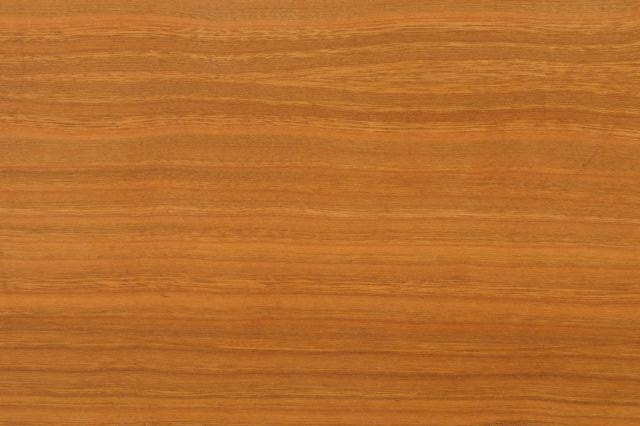
#> input picture bois-2.ppm, 640 x 426 px
$ python main.py
#> lines starting #> are read from the running program, lines starting #| are printed output that depends on the picture
### fltk.py
import subprocess
import sys
import tkinter as tk
from collections import deque
from functools import wraps
from os import system
from pathlib import Path
from time import sleep, time
from tkinter import PhotoImage
from tkinter.font import Font
from typing import (
    TYPE_CHECKING,
    Any,
    Callable,
    Deque,
    Dict,
    List,
    Optional,
    Set,
    Tuple,
    TypeVar,
    Union,
)


try:
    # noinspection PyUnresolvedReferences
    from PIL import Image, ImageTk

    print("Bibliothèque PIL chargée.", file=sys.stderr)
    PIL_AVAILABLE = True
except ImportError as e:
    PIL_AVAILABLE = False

if TYPE_CHECKING:
    from typing_extensions import Literal

    Anchor = Literal["nw", "n", "ne", "w", "center", "e", "sw", "s", "se"]
    TkEvent = tk.Event[tk.BaseWidget]
else:
    Anchor = str
    TkEvent = tk.Event
FltkEvent = Tuple[str, Optional[TkEvent]]

__all__ = [
    # gestion de fenêtre
    "cree_fenetre",
    "ferme_fenetre",
    "redimensionne_fenetre",
    "mise_a_jour",
    # dessin
    "ligne",
    "fleche",
    "polygone",
    "rectangle",
    "cercle",
    "arc",
    "point",
    "image",
    "texte",
    "taille_texte",
    # effacer
    "efface_tout",
    "efface",
    # utilitaires
    "attente",
    "capture_ecran",
    "touche_pressee",
    "abscisse_souris",
    "ordonnee_souris",
    "hauteur_fenetre",
    "largeur_fenetre",
    # événements
    "donne_ev",
    "attend_ev",
    "attend_clic_gauche",
    "attend_fermeture",
    "type_ev",
    "abscisse",
    "ordonnee",
    "touche",
]


class CustomCanvas:
    """
    Classe qui encapsule tous les objets tkinter nécessaires à la création
    d'un canevas.
    """

    _on_osx = sys.platform.startswith("darwin")

    _ev_mapping = {
        "ClicGauche": "<Button-1>",
        "ClicMilieu": "<Button-2>",
        "ClicDroit": "<Button-2>" if _on_osx else "<Button-3>",
        "Deplacement": "<Motion>",
        "Touche": "<Key>",
        "Redimension": "<Configure>",
    }

    _default_ev = ["ClicGauche", "ClicDroit", "Touche"]

    def __init__(
            self,
            width: int,
            height: int,
            refresh_rate: int = 100,
            events: Optional[List[str]] = None,
            resizing: bool = False,
    ) -> None:
        # width and height of the canvas
        self.width = width
        self.height = height
        self.interval = 1 / refresh_rate

        # root Tk object
        self.root = tk.Tk()

        # canvas attached to the root object
        self.canvas = tk.Canvas(
            self.root, width=width, height=height, highlightthickness=0
        )

        # adding the canvas to the root window and giving it focus
        self.canvas.pack(fill=tk.BOTH, expand=tk.YES)
        self.root.resizable(width=resizing, height=resizing)
        self.canvas.focus_set()
        self.first_resize = True

        # binding events
        self.ev_queue: Deque[FltkEvent] = deque()
        self.pressed_keys: Set[str] = set()
        self.events = CustomCanvas._default_ev if events is None else events
        self.bind_events()

        # update for the first time
        self.last_update = time()
        self.root.update()

        if CustomCanvas._on_osx:
            system(
                """/usr/bin/osascript -e 'tell app "Finder" \
                   to set frontmost of process "Python" to true' """
            )

    def update(self) -> None:
        t = time()
        self.root.update()
        sleep(max(0.0, self.interval - (t - self.last_update)))
        self.last_update = time()

    def resize(self, width: int, height: int) -> None:
        self.root.geometry(f"{int(width)}x{int(height)}")

    def bind_events(self) -> None:
        self.root.protocol("WM_DELETE_WINDOW", self.event_quit)
        self.canvas.bind("<Configure>", self.event_resize)
        self.canvas.bind("<KeyPress>", self.register_key)
        self.canvas.bind("<KeyRelease>", self.release_key)
        for name in self.events:
            self.bind_event(name)

    # noinspection PyUnresolvedReferences
    def register_key(self, ev: TkEvent) -> None:
        self.pressed_keys.add(ev.keysym)

    # noinspection PyUnresolvedReferences
    def release_key(self, ev: TkEvent) -> None:
        if ev.keysym in self.pressed_keys:
            self.pressed_keys.remove(ev.keysym)

    def event_quit(self) -> None:
        self.ev_queue.append(("Quitte", None))

    # noinspection PyUnresolvedReferences
    # [6 lines left out: function event_resize, not called in this run]

    def bind_event(self, name: str) -> None:
        e_type = CustomCanvas._ev_mapping.get(name, name)

        def handler(event: TkEvent, _name: str = name) -> None:
            self.ev_queue.append((_name, event))

        self.canvas.bind(e_type, handler, "+")

    def unbind_event(self, name: str) -> None:
        e_type = CustomCanvas._ev_mapping.get(name, name)
        self.canvas.unbind(e_type)


__canevas: Optional[CustomCanvas] = None
__img: Dict[Tuple[Path, int, int], PhotoImage] = {}


#############################################################################
# Exceptions
#############################################################################


class TypeEvenementNonValide(Exception):
    pass


class FenetreNonCree(Exception):
    pass


class FenetreDejaCree(Exception):
    pass


Ret = TypeVar("Ret")


def _fenetre_creee(func: Callable[..., Ret]) -> Callable[..., Ret]:
    @wraps(func)
    def new_func(*args: Any, **kwargs: Any) -> Ret:
        if __canevas is None:
            raise FenetreNonCree(
                'La fenêtre n\'a pas été crée avec la fonction "cree_fenetre".'
            )
        return func(*args, **kwargs)

    return new_func


#############################################################################
# Initialisation, mise à jour et fermeture
#############################################################################


def cree_fenetre(
        largeur: int, hauteur: int, frequence: int = 100,
        redimension: bool = False
) -> None:
    """
    Crée une fenêtre de dimensions ``largeur`` x ``hauteur`` pixels.
    :rtype:
    """
    global __canevas
    if __canevas is not None:
        raise FenetreDejaCree(
            'La fenêtre a déjà été crée avec la fonction "cree_fenetre".'
        )
    __canevas = CustomCanvas(largeur, hauteur, frequence, resizing=redimension)


# [21 lines left out: functions ferme_fenetre, redimensionne_fenetre, not called in this run]


@_fenetre_creee
def mise_a_jour() -> None:
    """
    Met à jour la fenêtre. Les dessins ne sont affichés qu'après
    l'appel à  cette fonction.
    """
    assert __canevas is not None
    __canevas.update()


#############################################################################
# Fonctions de dessin
#############################################################################


# Formes géométriques


# [65 lines left out: functions ligne, fleche, not called in this run]


@_fenetre_creee
def polygone(
        points: List[float],
        couleur: str = "black",
        remplissage: str = "",
        epaisseur: float = 1,
        tag: str = "",
) -> int:
    """
    Trace un polygone dont la liste de points est fournie.

    :param list points: liste de couples (abscisse, ordonnee) de points
    :param str couleur: couleur de trait (défaut 'black')
    :param str remplissage: couleur de fond (défaut transparent)
    :param float epaisseur: épaisseur de trait en pixels (défaut 1)
    :param str tag: étiquette d'objet (défaut : pas d'étiquette)
    :return: identificateur d'objet
    """
    assert __canevas is not None
    if epaisseur == 0:
        couleur = ""
    return __canevas.canvas.create_polygon(
        points, fill=remplissage, outline=couleur, width=epaisseur, tags=tag
    )


@_fenetre_creee
def rectangle(
        ax: float,
        ay: float,
        bx: float,
        by: float,
        couleur: str = "black",
        remplissage: str = "",
        epaisseur: float = 1,
        tag: str = "",
) -> int:
    """
    Trace un rectangle noir ayant les point ``(ax, ay)`` et ``(bx, by)``
    comme coins opposés.

    :param float ax: abscisse du premier coin
    :param float ay: ordonnée du premier coin
    :param float bx: abscisse du second coin
    :param float by: ordonnée du second coin
    :param str couleur: couleur de trait (défaut 'black')
    :param str remplissage: couleur de fond (défaut transparent)
    :param float epaisseur: épaisseur de trait en pixels (défaut 1)
    :param str tag: étiquette d'objet (défaut : pas d'étiquette)
    :return: identificateur d'objet
    """
    assert __canevas is not None
    return __canevas.canvas.create_rectangle(
        ax, ay, bx, by,
        outline=couleur, fill=remplissage, width=epaisseur, tags=tag
    )


# [99 lines left out: functions cercle, arc, point, not called in this run]


# Image


@_fenetre_creee
def image(
        x: float,
        y: float,
        fichier: str,
        largeur: Optional[int] = None,
        hauteur: Optional[int] = None,
        ancrage: Anchor = "center",
        tag: str = "",
) -> int:
    """
    Affiche l'image contenue dans ``fichier`` avec ``(x, y)`` comme centre. Les
    valeurs possibles du point d'ancrage sont ``'center'``, ``'nw'``,
    etc. Les arguments optionnels ``largeur`` et ``hauteur`` permettent de
    spécifier des dimensions maximales pour l'image (sans changement de
    proportions).

    :param largeur: largeur de l'image
    :param hauteur: hauteur de l'image
    :param float x: abscisse du point d'ancrage
    :param float y: ordonnée du point d'ancrage
    :param str fichier: nom du fichier contenant l'image
    :param ancrage: position du point d'ancrage par rapport à l'image
    :param str tag: étiquette d'objet (défaut : pas d'étiquette)
    :return: identificateur d'objet
    """
    assert __canevas is not None
    if PIL_AVAILABLE:
        tk_image = _load_pil_image(fichier, hauteur, largeur)
    else:
        tk_image = _load_tk_image(fichier, hauteur, largeur)
    img_object = __canevas.canvas.create_image(
        x, y, anchor=ancrage, image=tk_image, tags=tag
    )
    return img_object


# [23 lines left out: function _load_tk_image, not called in this run]


def _load_pil_image(fichier: str,
                    hauteur: Optional[int] = None,
                    largeur: Optional[int] = None) -> PhotoImage:
#> called with fichier = 'bois-2.ppm', hauteur = 1000, largeur = 1000
    chemin = Path(fichier)
    img = Image.open(fichier)
#> img is the input picture: PIL image 640x426 RGB; mean R, G, B 183.2, 109.6, 44.2
    if largeur is None:
        largeur = img.width
    if hauteur is None:
        hauteur = img.height
    if (chemin, largeur, hauteur) in __img:
        return __img[(chemin, largeur, hauteur)]
    img = img.resize((largeur, hauteur))
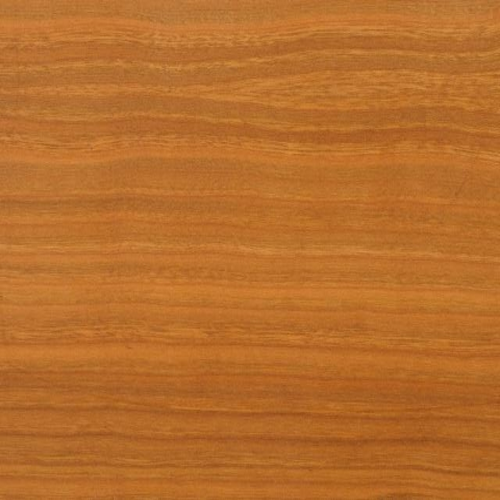
#> img: PIL image 1000x1000 RGB (shown at 1/2 size); mean R, G, B 183.2, 109.6, 44.2
    ph_image = ImageTk.PhotoImage(img)
    __img[(chemin, largeur, hauteur)] = ph_image  # type:ignore
    return ph_image  # type:ignore


# Texte


@_fenetre_creee
def texte(
        x: float,
        y: float,
        chaine: str,
        couleur: str = "black",
        ancrage: Anchor = "nw",
        police: str = "Helvetica",
        taille: int = 24,
        tag: str = "",
) -> int:
    """
    Affiche la chaîne ``chaine`` avec ``(x, y)`` comme point d'ancrage (par
    défaut le coin supérieur gauche).

    :param float x: abscisse du point d'ancrage
    :param float y: ordonnée du point d'ancrage
    :param str chaine: texte à afficher
    :param str couleur: couleur de trait (défaut 'black')
    :param ancrage: position du point d'ancrage (défaut 'nw')
    :param police: police de caractères (défaut : `Helvetica`)
    :param taille: taille de police (défaut 24)
    :param tag: étiquette d'objet (défaut : pas d'étiquette
    :return: identificateur d'objet
    """
    assert __canevas is not None
    return __canevas.canvas.create_text(
        x, y,
        text=chaine, font=(police, taille),
        tags=tag, fill=couleur, anchor=ancrage
    )


# [89 lines left out: functions taille_texte, efface_tout, efface, attente, capture_ecran, touche_pressee, not called in this run]


#############################################################################
# Gestions des évènements
#############################################################################


@_fenetre_creee
def donne_ev() -> Optional[FltkEvent]:
    """
    Renvoie immédiatement l'événement en attente le plus ancien,
    ou ``None`` si aucun événement n'est en attente.
    """
    assert __canevas is not None
    if not __canevas.ev_queue:
        return None
    return __canevas.ev_queue.popleft()


# [32 lines left out: functions attend_ev, attend_clic_gauche, attend_fermeture, not called in this run]


def type_ev(ev: Optional[FltkEvent]) -> Optional[str]:
    """
    Renvoie une chaîne donnant le type de ``ev``. Les types
    possibles sont 'ClicDroit', 'ClicGauche', 'Touche' et 'Quitte'.
    Renvoie ``None`` si ``evenement`` vaut ``None``.
    """
    return ev if ev is None else ev[0]


# [65 lines left out: functions abscisse, ordonnee, touche, attribut, abscisse_souris, ordonnee_souris and 2 more, not called in this run]

### main.py
from fltk import *
from random import randint
import math


# [517 lines left out: functions dessiner_plateau, trou, tiret_verticale, tiret_horizontale, bille, dessin and 11 more, not called in this run]


def cercle_ovale(centre, rayon_x, rayon_y, nb_points=100):
    """
    Génère les coordonnées d'une ellipse.

    Args:
        centre (tuple): Coordonnées du centre.
        rayon_x (float): Rayon horizontal.
        rayon_y (float): Rayon vertical.
        nb_points (int): Nombre de points (défaut 100).

    Returns:
        list: Coordonnées de l'ellipse.
    """
    coords = []
    for i in range(nb_points):
        angle = 2 * math.pi * i / nb_points
        x = centre[0] + rayon_x * math.cos(angle)
        y = centre[1] + rayon_y * math.sin(angle)
        coords.append((x, y))
    return coords


def joueur(taille_fenetre, pas, pas_2):
    """
    Permet de choisir le nombre de joueurs.

    Args:
        taille_fenetre (int): Taille de la fenêtre.
        pas (float): Taille d'une case.
        pas_2 (float): Taille d'une demi-case.

    Returns:
        int: Nombre de joueurs sélectionné.
    """
#> called with taille_fenetre = 600, pas = 54.55, pas_2 = 27.27
    x = 4
    for i in range(2):
        rectangle(pas * (2 + i * x), pas * 3, pas * (5 + i * x), pas * 5, epaisseur=3, couleur="black")
        texte(pas * (3 + i * x) + pas_2, pas * 4, str(i + 1) + " joueur",
              couleur="black", taille=int(24 * (taille_fenetre / 650)), ancrage='center')
        coord = cercle_ovale((pas * (3 + i * x) + pas_2, pas * 4), pas * 1.5, pas, nb_points=100)
        polygone(coord, couleur="black", epaisseur=4)

        rectangle(pas * (2 + i * x), pas * 6, pas * (5 + i * x), pas * 8, epaisseur=3, couleur="black")
        texte(pas * (3 + i * x) + pas_2, pas * 7, str(i + 3) + " joueur",
              couleur="black", taille=int(24 * (taille_fenetre / 650)), ancrage='center')
        coord = cercle_ovale((pas * (3 + i * x) + pas_2, pas * 7), pas * 1.5, pas, nb_points=100)
        polygone(coord, couleur="black", epaisseur=4)

    texte(taille_fenetre / 2, taille_fenetre / 8, "Nombre de joueurs ?",
          couleur="black", taille=int(24 * (taille_fenetre / 650)), ancrage='center')

    while True:
        mise_a_jour()
        ev = donne_ev()
        ty = type_ev(ev)
        if ty == 'ClicGauche':
            c = ordonnee(ev)
            d = abscisse(ev)
            if pas * 2 <= d <= pas * 5 and pas * 3 <= c <= pas * 5:
                return 1
            elif pas * 6 <= d <= pas * 9 and pas * 3 <= c <= pas * 5:
                return 2
            elif pas * 2 <= d <= pas * 5 and pas * 6 <= c <= pas * 8:
                return 3
            elif pas * 6 <= d <= pas * 9 and pas * 6 <= c <= pas * 8:
                return 4
            else:
                texte(taille_fenetre / 2, taille_fenetre / 2, "Cliquez dans les rectangles",
                      couleur="red", taille=int(19 * (taille_fenetre / 650)), ancrage='center', tag='C')
                attente(1)
                efface("C")
        elif ty == 'Quitte':
            exit()


# [74 lines left out: function couleur, not called in this run]


if __name__ == '__main__':
    taille_fenetre = 600
    zoom = taille_fenetre - 200
    pas = taille_fenetre / 11
    pas_2 = taille_fenetre / 22
    b = pas / 6

    cree_fenetre(taille_fenetre, taille_fenetre)

    while True:
        image(taille_fenetre / 2, taille_fenetre / 2, "bois-2.ppm",
              largeur=taille_fenetre + zoom, hauteur=taille_fenetre + zoom, ancrage='center', tag='im')
        rectangle(0, 0, taille_fenetre, taille_fenetre, epaisseur=10, couleur="burlywood")
        rectangle((pas * 2) - 5, (pas * 2) - 5, pas * 9 + 5, pas * 9 + 5, epaisseur=10, couleur="saddlebrown")

#> (the run stopped early here; a loop or call above may not have finished)
